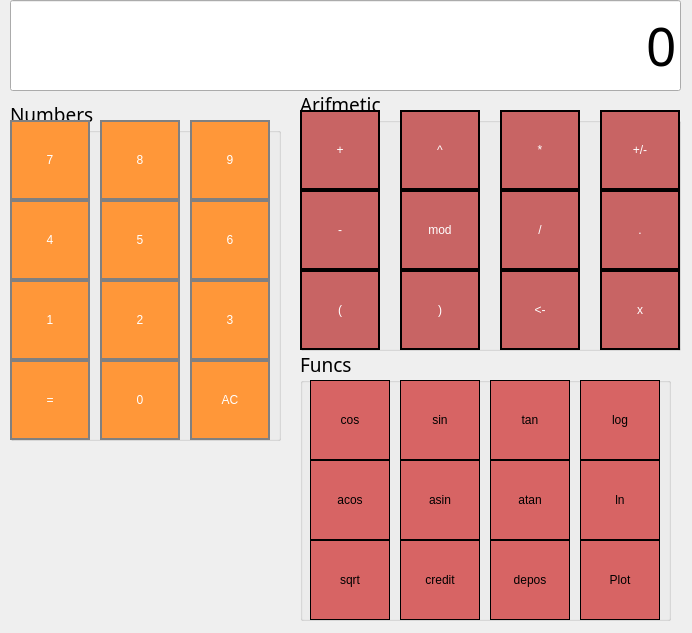
<?xml version="1.0" encoding="UTF-8"?>
<ui version="4.0">
 <class>MainWindow</class>
 <widget class="QMainWindow" name="MainWindow">
  <property name="geometry">
   <rect>
    <x>0</x>
    <y>0</y>
    <width>692</width>
    <height>633</height>
   </rect>
  </property>
  <property name="font">
   <font>
    <family>Academy Engraved LET</family>
    <pointsize>14</pointsize>
   </font>
  </property>
  <property name="windowTitle">
   <string>MainWindow</string>
  </property>
  <widget class="QWidget" name="centralwidget">
   <widget class="QGroupBox" name="groupBox_2">
    <property name="geometry">
     <rect>
      <x>300</x>
      <y>350</y>
      <width>371</width>
      <height>271</height>
     </rect>
    </property>
    <property name="cursor">
     <cursorShape>PointingHandCursor</cursorShape>
    </property>
    <property name="styleSheet">
     <string notr="true">QPushButton {
  background-color: rgb(215, 100, 100);
  border: 1px solid black
;
}
QPushButton:pressed {
    background-color: qlineargradient(x1: 0, y1: 0, x2: 0, y2: 1,
                                      stop: 0 #BEBEBE, stop: 1 #D7D7D7);
}</string>
    </property>
    <property name="title">
     <string>Funcs</string>
    </property>
    <widget class="QPushButton" name="pushButton_cos">
     <property name="geometry">
      <rect>
       <x>10</x>
       <y>30</y>
       <width>80</width>
       <height>80</height>
      </rect>
     </property>
     <property name="styleSheet">
      <string notr="true">QPushButton {
  background-color: rgb(215, 100, 100);
  border: 1px solid black;
}
QPushButton:pressed {
    background-color: qlineargradient(x1: 0, y1: 0, x2: 0, y2: 1,
                                      stop: 0 #BEBEBE, stop: 1 #D7D7D7);
}</string>
     </property>
     <property name="text">
      <string>cos</string>
     </property>
    </widget>
    <widget class="QPushButton" name="pushButton_log">
     <property name="geometry">
      <rect>
       <x>280</x>
       <y>30</y>
       <width>80</width>
       <height>80</height>
      </rect>
     </property>
     <property name="text">
      <string>log</string>
     </property>
    </widget>
    <widget class="QPushButton" name="pushButton_tan">
     <property name="geometry">
      <rect>
       <x>190</x>
       <y>30</y>
       <width>80</width>
       <height>80</height>
      </rect>
     </property>
     <property name="text">
      <string>tan</string>
     </property>
    </widget>
    <widget class="QPushButton" name="pushButton_sin">
     <property name="geometry">
      <rect>
       <x>100</x>
       <y>30</y>
       <width>80</width>
       <height>80</height>
      </rect>
     </property>
     <property name="text">
      <string>sin</string>
     </property>
    </widget>
    <widget class="QPushButton" name="pushButton_atan">
     <property name="geometry">
      <rect>
       <x>190</x>
       <y>110</y>
       <width>80</width>
       <height>80</height>
      </rect>
     </property>
     <property name="text">
      <string>atan</string>
     </property>
    </widget>
    <widget class="QPushButton" name="pushButton_asin">
     <property name="geometry">
      <rect>
       <x>100</x>
       <y>110</y>
       <width>80</width>
       <height>80</height>
      </rect>
     </property>
     <property name="text">
      <string>asin</string>
     </property>
    </widget>
    <widget class="QPushButton" name="pushButton_sqrt">
     <property name="geometry">
      <rect>
       <x>10</x>
       <y>190</y>
       <width>80</width>
       <height>80</height>
      </rect>
     </property>
     <property name="text">
      <string>sqrt</string>
     </property>
    </widget>
    <widget class="QPushButton" name="pushButton_acos">
     <property name="geometry">
      <rect>
       <x>10</x>
       <y>110</y>
       <width>80</width>
       <height>80</height>
      </rect>
     </property>
     <property name="text">
      <string>acos</string>
     </property>
    </widget>
    <widget class="QPushButton" name="pushButton_ln">
     <property name="geometry">
      <rect>
       <x>280</x>
       <y>110</y>
       <width>80</width>
       <height>80</height>
      </rect>
     </property>
     <property name="text">
      <string>ln</string>
     </property>
    </widget>
    <widget class="QPushButton" name="pushButton_credit">
     <property name="geometry">
      <rect>
       <x>100</x>
       <y>190</y>
       <width>80</width>
       <height>80</height>
      </rect>
     </property>
     <property name="text">
      <string>credit</string>
     </property>
    </widget>
    <widget class="QPushButton" name="pushButton_depos">
     <property name="geometry">
      <rect>
       <x>190</x>
       <y>190</y>
       <width>80</width>
       <height>80</height>
      </rect>
     </property>
     <property name="text">
      <string>depos</string>
     </property>
    </widget>
    <widget class="QPushButton" name="pushButton_GRAPH">
     <property name="geometry">
      <rect>
       <x>280</x>
       <y>190</y>
       <width>80</width>
       <height>80</height>
      </rect>
     </property>
     <property name="text">
      <string>Plot</string>
     </property>
    </widget>
   </widget>
   <widget class="QGroupBox" name="groupBox">
    <property name="geometry">
     <rect>
      <x>300</x>
      <y>90</y>
      <width>381</width>
      <height>261</height>
     </rect>
    </property>
    <property name="cursor">
     <cursorShape>PointingHandCursor</cursorShape>
    </property>
    <property name="styleSheet">
     <string notr="true">QPushButton {
	background-color: rgb(200, 100, 100);
	color: white;
	border: 2px solid black;
}
QPushButton:pressed {
    background-color: qlineargradient(x1: 0, y1: 0, x2: 0, y2: 1,
                                      stop: 0 #BEBEBE, stop: 1 #D7D7D7);
}
</string>
    </property>
    <property name="title">
     <string>Arifmetic</string>
    </property>
    <widget class="QPushButton" name="pushButton_Bracket_Left">
     <property name="geometry">
      <rect>
       <x>0</x>
       <y>180</y>
       <width>80</width>
       <height>80</height>
      </rect>
     </property>
     <property name="text">
      <string>(</string>
     </property>
    </widget>
    <widget class="QPushButton" name="pushButton_mul">
     <property name="geometry">
      <rect>
       <x>200</x>
       <y>20</y>
       <width>80</width>
       <height>80</height>
      </rect>
     </property>
     <property name="text">
      <string>*</string>
     </property>
    </widget>
    <widget class="QPushButton" name="pushButton_min">
     <property name="geometry">
      <rect>
       <x>0</x>
       <y>100</y>
       <width>80</width>
       <height>80</height>
      </rect>
     </property>
     <property name="text">
      <string>-</string>
     </property>
    </widget>
    <widget class="QPushButton" name="pushButton_exp">
     <property name="geometry">
      <rect>
       <x>100</x>
       <y>20</y>
       <width>80</width>
       <height>80</height>
      </rect>
     </property>
     <property name="text">
      <string>^</string>
     </property>
    </widget>
    <widget class="QPushButton" name="pushButton_Bracket_Right">
     <property name="geometry">
      <rect>
       <x>100</x>
       <y>180</y>
       <width>80</width>
       <height>80</height>
      </rect>
     </property>
     <property name="text">
      <string>)</string>
     </property>
    </widget>
    <widget class="QPushButton" name="pushButton_dev">
     <property name="geometry">
      <rect>
       <x>200</x>
       <y>100</y>
       <width>80</width>
       <height>80</height>
      </rect>
     </property>
     <property name="text">
      <string>/</string>
     </property>
    </widget>
    <widget class="QPushButton" name="pushButton_mod">
     <property name="geometry">
      <rect>
       <x>100</x>
       <y>100</y>
       <width>80</width>
       <height>80</height>
      </rect>
     </property>
     <property name="text">
      <string>mod</string>
     </property>
    </widget>
    <widget class="QPushButton" name="pushButton_sum">
     <property name="geometry">
      <rect>
       <x>0</x>
       <y>20</y>
       <width>80</width>
       <height>80</height>
      </rect>
     </property>
     <property name="text">
      <string>+</string>
     </property>
    </widget>
    <widget class="QPushButton" name="pushButton_min_or_plas">
     <property name="geometry">
      <rect>
       <x>300</x>
       <y>20</y>
       <width>80</width>
       <height>80</height>
      </rect>
     </property>
     <property name="text">
      <string>+/-</string>
     </property>
    </widget>
    <widget class="QPushButton" name="pushButton_dot">
     <property name="geometry">
      <rect>
       <x>300</x>
       <y>100</y>
       <width>80</width>
       <height>80</height>
      </rect>
     </property>
     <property name="text">
      <string>.</string>
     </property>
    </widget>
    <widget class="QPushButton" name="pushButton_rm">
     <property name="geometry">
      <rect>
       <x>200</x>
       <y>180</y>
       <width>80</width>
       <height>80</height>
      </rect>
     </property>
     <property name="text">
      <string>&lt;-</string>
     </property>
    </widget>
    <widget class="QPushButton" name="pushButton_x">
     <property name="geometry">
      <rect>
       <x>300</x>
       <y>180</y>
       <width>80</width>
       <height>80</height>
      </rect>
     </property>
     <property name="text">
      <string>x</string>
     </property>
    </widget>
   </widget>
   <widget class="QGroupBox" name="groupBox_3">
    <property name="geometry">
     <rect>
      <x>10</x>
      <y>100</y>
      <width>271</width>
      <height>341</height>
     </rect>
    </property>
    <property name="styleSheet">
     <string notr="true">QPushButton {
  background-color: rgb(255, 151, 57);
  color: white; 
  border: 1px solid gray;
}

QPushButton:pressed {
    background-color: qlineargradient(x1: 0, y1: 0, x2: 0, y2: 1,
                                      stop: 0 #FF7832, stop: 1 #FF9739);
}</string>
    </property>
    <property name="title">
     <string>Numbers</string>
    </property>
    <widget class="QPushButton" name="pushButton_AC">
     <property name="geometry">
      <rect>
       <x>180</x>
       <y>260</y>
       <width>80</width>
       <height>80</height>
      </rect>
     </property>
     <property name="cursor">
      <cursorShape>PointingHandCursor</cursorShape>
     </property>
     <property name="styleSheet">
      <string notr="true">QPushButton {
	border: 2px solid gray;
}
QPushButton:pressed {
	background-color: qlineargradient ( x1: 0, y1: 0, x2: 0, y2: 1, stop: 0 #dadbde, stop: 1 #f6f7fa);
}</string>
     </property>
     <property name="text">
      <string>AC</string>
     </property>
    </widget>
    <widget class="QPushButton" name="pushButton_1">
     <property name="geometry">
      <rect>
       <x>0</x>
       <y>180</y>
       <width>80</width>
       <height>80</height>
      </rect>
     </property>
     <property name="cursor">
      <cursorShape>PointingHandCursor</cursorShape>
     </property>
     <property name="styleSheet">
      <string notr="true">QPushButton {
	border: 2px solid gray;
}
QPushButton:pressed {
	background-color: qlineargradient ( x1: 0, y1: 0, x2: 0, y2: 1, stop: 0 #dadbde, stop: 1 #f6f7fa);
}</string>
     </property>
     <property name="text">
      <string>1</string>
     </property>
    </widget>
    <widget class="QPushButton" name="pushButton_9">
     <property name="geometry">
      <rect>
       <x>180</x>
       <y>20</y>
       <width>80</width>
       <height>80</height>
      </rect>
     </property>
     <property name="cursor">
      <cursorShape>PointingHandCursor</cursorShape>
     </property>
     <property name="styleSheet">
      <string notr="true">QPushButton {
	border: 2px solid gray;
}
QPushButton:pressed {
	background-color: qlineargradient ( x1: 0, y1: 0, x2: 0, y2: 1, stop: 0 #dadbde, stop: 1 #f6f7fa);
}</string>
     </property>
     <property name="text">
      <string>9</string>
     </property>
    </widget>
    <widget class="QPushButton" name="pushButton_8">
     <property name="geometry">
      <rect>
       <x>90</x>
       <y>20</y>
       <width>80</width>
       <height>80</height>
      </rect>
     </property>
     <property name="cursor">
      <cursorShape>PointingHandCursor</cursorShape>
     </property>
     <property name="styleSheet">
      <string notr="true">QPushButton {
	border: 2px solid gray;
}
QPushButton:pressed {
	background-color: qlineargradient ( x1: 0, y1: 0, x2: 0, y2: 1, stop: 0 #dadbde, stop: 1 #f6f7fa);
}
</string>
     </property>
     <property name="text">
      <string>8</string>
     </property>
    </widget>
    <widget class="QPushButton" name="pushButton_6">
     <property name="geometry">
      <rect>
       <x>180</x>
       <y>100</y>
       <width>80</width>
       <height>80</height>
      </rect>
     </property>
     <property name="cursor">
      <cursorShape>PointingHandCursor</cursorShape>
     </property>
     <property name="styleSheet">
      <string notr="true">QPushButton {
	border: 2px solid gray;
}
QPushButton:pressed {
	background-color: qlineargradient ( x1: 0, y1: 0, x2: 0, y2: 1, stop: 0 #dadbde, stop: 1 #f6f7fa);
}</string>
     </property>
     <property name="text">
      <string>6</string>
     </property>
    </widget>
    <widget class="QPushButton" name="pushButton_5">
     <property name="geometry">
      <rect>
       <x>90</x>
       <y>100</y>
       <width>80</width>
       <height>80</height>
      </rect>
     </property>
     <property name="cursor">
      <cursorShape>PointingHandCursor</cursorShape>
     </property>
     <property name="styleSheet">
      <string notr="true">QPushButton {
	border: 2px solid gray;
}
QPushButton:pressed {
	background-color: qlineargradient ( x1: 0, y1: 0, x2: 0, y2: 1, stop: 0 #dadbde, stop: 1 #f6f7fa);
}</string>
     </property>
     <property name="text">
      <string>5</string>
     </property>
    </widget>
    <widget class="QPushButton" name="pushButton_3">
     <property name="geometry">
      <rect>
       <x>180</x>
       <y>180</y>
       <width>80</width>
       <height>80</height>
      </rect>
     </property>
     <property name="cursor">
      <cursorShape>PointingHandCursor</cursorShape>
     </property>
     <property name="styleSheet">
      <string notr="true">QPushButton {
	border: 2px solid gray;
}
QPushButton:pressed {
	background-color: qlineargradient ( x1: 0, y1: 0, x2: 0, y2: 1, stop: 0 #dadbde, stop: 1 #f6f7fa);
}</string>
     </property>
     <property name="text">
      <string>3</string>
     </property>
    </widget>
    <widget class="QPushButton" name="pushButton_4">
     <property name="geometry">
      <rect>
       <x>0</x>
       <y>100</y>
       <width>80</width>
       <height>80</height>
      </rect>
     </property>
     <property name="cursor">
      <cursorShape>PointingHandCursor</cursorShape>
     </property>
     <property name="styleSheet">
      <string notr="true">QPushButton {
	border: 2px solid gray;
}
QPushButton:pressed {
	background-color: qlineargradient ( x1: 0, y1: 0, x2: 0, y2: 1, stop: 0 #dadbde, stop: 1 #f6f7fa);
}</string>
     </property>
     <property name="text">
      <string>4</string>
     </property>
    </widget>
    <widget class="QPushButton" name="pushButton_7">
     <property name="geometry">
      <rect>
       <x>0</x>
       <y>20</y>
       <width>80</width>
       <height>80</height>
      </rect>
     </property>
     <property name="cursor">
      <cursorShape>PointingHandCursor</cursorShape>
     </property>
     <property name="styleSheet">
      <string notr="true">QPushButton {
	border: 2px solid gray;
}
QPushButton:pressed {
	background-color: qlineargradient ( x1: 0, y1: 0, x2: 0, y2: 1, stop: 0 #dadbde, stop: 1 #f6f7fa);
}</string>
     </property>
     <property name="text">
      <string>7</string>
     </property>
    </widget>
    <widget class="QPushButton" name="pushButton_0">
     <property name="geometry">
      <rect>
       <x>90</x>
       <y>260</y>
       <width>80</width>
       <height>80</height>
      </rect>
     </property>
     <property name="cursor">
      <cursorShape>PointingHandCursor</cursorShape>
     </property>
     <property name="styleSheet">
      <string notr="true">QPushButton {
	border: 2px solid gray;
}
QPushButton:pressed {
	background-color: qlineargradient ( x1: 0, y1: 0, x2: 0, y2: 1, stop: 0 #dadbde, stop: 1 #f6f7fa);
}</string>
     </property>
     <property name="text">
      <string>0</string>
     </property>
    </widget>
    <widget class="QPushButton" name="pushButton_equally">
     <property name="geometry">
      <rect>
       <x>0</x>
       <y>260</y>
       <width>80</width>
       <height>80</height>
      </rect>
     </property>
     <property name="cursor">
      <cursorShape>PointingHandCursor</cursorShape>
     </property>
     <property name="styleSheet">
      <string notr="true">QPushButton {
	border: 2px solid gray;
}
QPushButton:pressed {
	background-color: qlineargradient ( x1: 0, y1: 0, x2: 0, y2: 1, stop: 0 #dadbde, stop: 1 #f6f7fa);
}</string>
     </property>
     <property name="text">
      <string>=</string>
     </property>
    </widget>
    <widget class="QPushButton" name="pushButton_2">
     <property name="geometry">
      <rect>
       <x>90</x>
       <y>180</y>
       <width>80</width>
       <height>80</height>
      </rect>
     </property>
     <property name="cursor">
      <cursorShape>PointingHandCursor</cursorShape>
     </property>
     <property name="styleSheet">
      <string notr="true">QPushButton {
	border: 2px solid gray;
}
QPushButton:pressed {
	background-color: qlineargradient ( x1: 0, y1: 0, x2: 0, y2: 1, stop: 0 #dadbde, stop: 1 #f6f7fa);
}</string>
     </property>
     <property name="text">
      <string>2</string>
     </property>
    </widget>
   </widget>
   <widget class="QLineEdit" name="result_show">
    <property name="geometry">
     <rect>
      <x>10</x>
      <y>0</y>
      <width>671</width>
      <height>91</height>
     </rect>
    </property>
    <property name="font">
     <font>
      <family>Academy Engraved LET</family>
      <pointsize>40</pointsize>
     </font>
    </property>
    <property name="text">
     <string>0</string>
    </property>
    <property name="alignment">
     <set>Qt::AlignRight|Qt::AlignTrailing|Qt::AlignVCenter</set>
    </property>
    <property name="dragEnabled">
     <bool>false</bool>
    </property>
    <property name="readOnly">
     <bool>true</bool>
    </property>
   </widget>
  </widget>
 </widget>
 <resources/>
 <connections/>
</ui>
